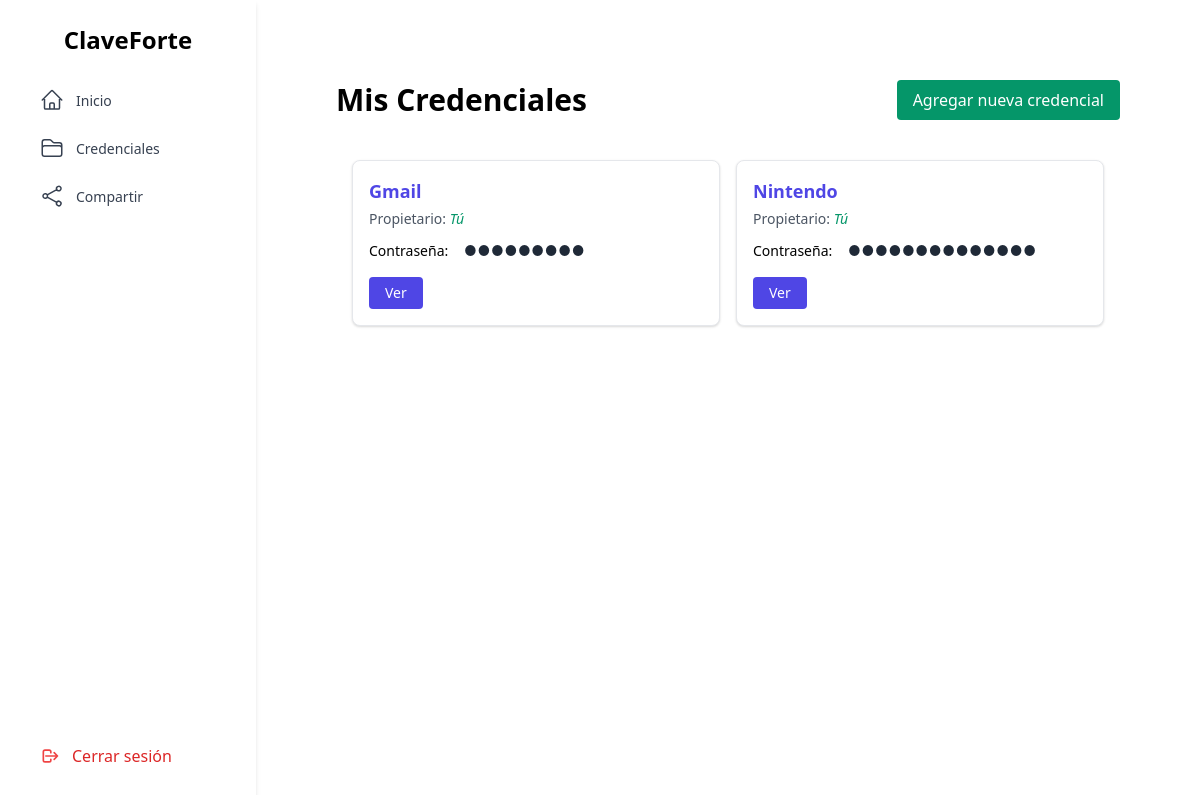
The page /credentials (signed in) on the database its author committed.
### tables this page shows
CREATE TABLE Credentials (
        id_credential   INTEGER PRIMARY KEY AUTOINCREMENT,
        service_name    TEXT NOT NULL,
        service_pass    TEXT NOT NULL,
        users_allows    TEXT,
        name_owner      TEXT,
        id_usr          INTEGER NOT NULL,
        FOREIGN KEY (id_usr) REFERENCES Users(id_usr)
    );

### app.py (the view, shortened to what this page needs)
@app.route('/credentials')
def credenciales():
    if (not session):
        return redirect("login")
    usuario_id = session.get('usuario_id')
    rol = session.get('usuario_rol')
    conn = sqlite3.connect('instance/ClaveForte.db')
    conn.row_factory = sqlite3.Row
    cur = conn.cursor()
    cur.execute("SELECT * FROM Credentials WHERE id_usr = ? OR users_allows IS NOT NULL", (usuario_id,))
    todas = cur.fetchall()
    conn.close()
    credenciales = []
    for c in todas:
        if c['id_usr'] == usuario_id:
            credenciales.append(c)
    return render_template('/credentials/credentials.html',
                           credenciales=credenciales,
                           usuario_actual=usuario_id,
                           usr_rol=rol)

### templates/credentials/credentials.html (shortened to what this page needs)
{% extends 'layout.html' %}
{% block content %}
<div class="flex-1 p-10">
  <div class="flex justify-between items-center mb-6">
    <h2 class="text-3xl font-bold">Mis Credenciales</h2>
    <button id="abrir-modal" class="bg-green-600 text-white px-4 py-2 rounded hover:bg-green-700">
      Agregar nueva credencial
    </button>
  </div>
  {% if credenciales %}
    <div class="max-h-[75vh] overflow-y-auto bg-white rounded-xl p-4">
      <div class="grid grid-cols-1 md:grid-cols-2 gap-4">
        {% for c in credenciales %}
          <div id="{{ c['id_credential'] }}" class="p-4 border rounded-lg bg-white shadow hover:shadow-lg transition">
            <p class="font-semibold text-lg text-indigo-600">{{ c['service_name'] }}</p>
            <p class="text-sm text-gray-600 mt-1">
              Propietario:
              {% if c['id_usr'] == usuario_actual %}
                <span class="italic text-green-600">Tú</span>
              {% else %}
                {{ c['name_owner'] }}
              {% endif %}
            </p>
            <p class="mt-2 text-sm">
              Contraseña:
              <span id="pass-{{ loop.index }}" data-password="{{ c['service_pass'] }}"
                class="px-3 py-1 rounded inline-block text-gray-800 tracking-wider select-none">
                {% set real_length = c['service_pass']|length %}
                {% set offset = range(3, 8)|random %}
                {{ '●' * (real_length + offset) }}
              </span>
            </p>
            <div class="mt-3 flex gap-2">
              <button
                type="button"
                onclick="togglePassword('{{ loop.index }}')"
                class="bg-indigo-600 text-white px-4 py-1.5 rounded hover:bg-indigo-700 transition text-sm">
                Ver
              </button>
            </div>
          </div>
        {% endfor %}
      </div>
    </div>
  {% else %}
    <p class="mb-6 text-gray-600">No tienes credenciales aún.</p>
  {% endif %}
  </div>
{% endblock %}

### rows shown on the page
Credentials: service_name "Gmail", shows "Tú", value "●●●●●●●●●"
Credentials: service_name "Nintendo", shows "Tú", value "●●●●●●●●●●●●●●"
